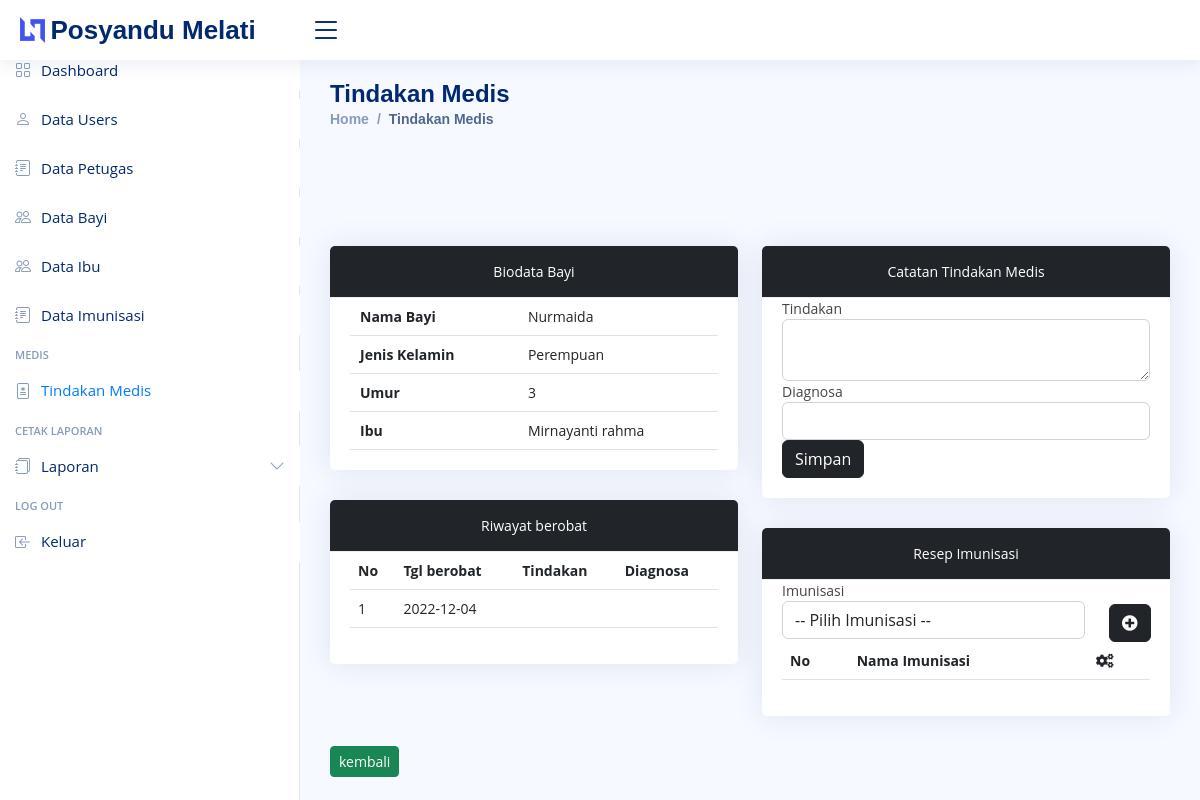
/posyandu/admin/kunjungan/tindakan/23, run on the app's committed database.
### tables this page shows
CREATE TABLE `berobat` (
  `id_berobat` int(11) NOT NULL,
  `id_bayi` int(11) NOT NULL,
  `id_petugas` int(11) NOT NULL,
  `id_ibu` int(11) NOT NULL,
  `tgl_berobat` date NOT NULL,
  `tindakan` text NOT NULL,
  `diagnosa` varchar(100) NOT NULL
);

CREATE TABLE `bayi` (
  `id_bayi` int(11) NOT NULL,
  `nik_bayi` varchar(16) NOT NULL,
  `nama_bayi` varchar(50) NOT NULL,
  `ttl` varchar(50) NOT NULL,
  `agama` varchar(20) NOT NULL,
  `jk_bayi` enum('L','P') NOT NULL,
  `umur_bayi` int(11) NOT NULL
);

CREATE TABLE `ibu` (
  `id_ibu` int(15) NOT NULL,
  `nik_ibu` varchar(16) NOT NULL,
  `nama_ibu` varchar(50) NOT NULL,
  `tempat_lahir` varchar(50) NOT NULL,
  `tgl_lahir` date NOT NULL,
  `gol_dar` varchar(20) NOT NULL,
  `nama_suami` varchar(30) NOT NULL,
  `alamat` varchar(50) NOT NULL,
  `kecamatan` varchar(20) NOT NULL,
  `kota` varchar(20) NOT NULL
);

### posyandu/application/controllers/admin/Kunjungan.php (called while the page is built, shortened)
<?php
class Kunjungan extends CI_Controller {
	public function __construct()
	{
		$this->load->model('Kunjungan_m');
		$this->load->model('petugas_m');
		$this->load->model('bayi_m');
		$this->load->model('Ibu_model');
		$this->load->model('imunisasi_m');
		$this->load->library('form_validation');
	}
	public function tindakan($id)
	{
		$data['title'] = 'Tindakan Medis';
		$data['d'] = $this->Kunjungan_m->get_tindakan($id)->row_array();
		$where = ['id_berobat' => $id];
		$data['idberobat'] = $this->imunisasi_m->get_where('berobat', $where)->row_array();
		$idbayi = $data['idberobat']['id_bayi'];
		$data['riwayat'] = $this->Kunjungan_m->get_riwayat($idbayi)->result_array();
		$data['imunisasi'] = $this->imunisasi_m->get('imunisasi')->result_array();
		$data['resep'] = $this->Kunjungan_m->get_resep($id)->result_array();
		$this->load->view('layout/header', $data);
		$this->load->view('layout/sidebar');
		$this->load->view('admin/kunjungan/tindakan_medis', $data);
		$this->load->view('layout/footer');
	}
}

### posyandu/index.php (called while the page is built, shortened)
<?php
require_once BASEPATH.'core/CodeIgniter.php';

### posyandu/application/models/Kunjungan_m.php (called while the page is built, shortened)
<?php
class Kunjungan_m extends CI_Model {
	public function get_tindakan($id)
	{
		$this->db->join("petugas", "petugas.id_petugas = berobat.id_petugas");
		$this->db->join("bayi", "bayi.id_bayi = berobat.id_bayi");
		$this->db->join("ibu", "ibu.id_ibu = berobat.id_ibu");
		$this->db->where('berobat.id_berobat', $id);
		return $this->db->get('berobat');
	}
	public function get_riwayat($idbayi)
	{
		$this->db->join("petugas", "petugas.id_petugas = berobat.id_petugas");
		$this->db->join("bayi", "bayi.id_bayi = berobat.id_bayi");
		$this->db->where('berobat.id_bayi', $idbayi);
		return $this->db->get('berobat');
	}
	public function get_resep($id)
	{
		$this->db->join("imunisasi", "imunisasi.id_imunisasi = resep_imunisasi.id_imunisasi");
		$this->db->join("berobat", "berobat.id_berobat = resep_imunisasi.id_berobat");
		$this->db->where("resep_imunisasi.id_berobat", "$id");
		return $this->db->get('resep_imunisasi');
	}
}

### posyandu/application/models/imunisasi_m.php (called while the page is built, shortened)
<?php
class imunisasi_m extends CI_Model {
	public function get($table)
	{
		$this->db->order_by('nama_imunisasi', 'ASC');
		return $this->db->get($table);
	}
	public function get_where($table, $where)
	{
		return $this->db->get_where($table, $where);
	}
}

### posyandu/application/views/admin/kunjungan/tindakan_medis.php (the view, shortened to what this page needs)
<main id="main" class="main">
    <div class="row">
        <div class="col-md-6">
            <div class="card">
                <div class="card-header bg-dark text-white font-weight-bold text-center">Biodata Bayi</div>
                <div class="card-body">
                    <div class="table-responsive">
                        <table class="table" id="datatables">
                            <tr>
                                <th>Nama Bayi</th>
                                <td><?= $d['nama_bayi']; ?></td>
                            </tr>
                            <tr>
                                <th>Jenis Kelamin</th>
                                <td><?= $d['jk_bayi'] == 'L' ? 'Laki-Laki' : 'Perempuan'; ?></td>
                            </tr>
                            <tr>
                                <th>Umur</th>
                                <td><?= $d['umur_bayi']; ?></td>
                            </tr>
                            <tr>
                                <th>Ibu</th>
                                <td><?= $d['nama_ibu']; ?></td>
                            </tr>
                        </table>
                    </div>
                </div>
            </div>
            <div class="card mt-4">
                <div class="card-header bg-dark text-white font-weight-bold text-center">Riwayat berobat</div>
                <div class="card-body">
                    <div class="table-responsive">
                        <table class="table">
                            <thead>
                                <tr>
                                    <th>No</th>
                                    <th>Tgl berobat</th>
                                    <th>Tindakan</th>
                                    <th>Diagnosa</th>
                                </tr>
                            </thead>
                            <tbody>
                                <?php $no = 1; foreach($riwayat as $r) : ?>
                                <tr>
                                    <td><?= $no++; ?></td>
                                    <td><?= $r['tgl_berobat']; ?></td>
                                    <td><?= $r['tindakan']; ?></td>
                                    <td><?= $r['diagnosa']; ?></td>
                                </tr>
                                <?php endforeach; ?>
                            </tbody>
                        </table>
                    </div>
                </div>
            </div>
        </div>
        <div class="col-md-6">
            <div class="card">
                <div class="card-header bg-dark text-white font-weight-bold text-center">Catatan Tindakan Medis</div>
                <div class="card-body">
                    <?= form_open('admin/kunjungan/tambahtindakan'); ?>
                    <div class="form-group">
                        <label for="tindakan">Tindakan</label>
                        <textarea name="tindakan" required id="tindakan"
                            class="form-control"><?= $d['tindakan']; ?></textarea>
                    </div>
                    <div class="form-group">
                        <label for="diagnosa">Diagnosa</label>
                        <input type="text" name="diagnosa" required id="diagnosa" class="form-control"
                            value="<?= $d['diagnosa']; ?>">
                    </div>
                    <div class="form-group">
                        <button type="submit" class="btn btn-dark">Simpan</button>
                    </div>
                    <?= form_close(); ?>
                </div>
            </div>
            <div class="card mt-4">
                <div class="card-header bg-dark text-white font-weight-bold text-center">Resep Imunisasi</div>
                <div class="card-body">
                    <?= form_open('admin/kunjungan/tambahResep'); ?>
                    <div class="row">
                        <div class="col-md-10">
                            <div class="form-group">
                                <label for="imunisasi">Imunisasi</label>
                                <select name="imunisasi" required id="imunisasi" class="form-control">
                                    <option value="">-- Pilih Imunisasi --</option>
                                </select>
                            </div>
                        </div>
                        <div class="col-md-2">
                            <div class="form-group">
                                <button type="submit" class="btn btn-dark mt-4"><i
                                        class="fas fa-plus-circle"></i></button>
                            </div>
                        </div>
                        <?= form_close(); ?>
                    </div>
                    <div class="table-responsive">
                        <table class="table">
                            <tr>
                                <th>No</th>
                                <th>Nama Imunisasi</th>
                                <th><i class="fas fa-cogs"></i></th>
                            </tr>
                        </table>
                    </div>
                </div>
            </div>
        </div>
    <div class="form-group">
        <td>
            <a href="<?= base_url('admin/kunjungan//'); ?>" class="btn btn-success btn-sm">kembali</a>
        </td>
    </div>
</main>

### posyandu/assets/css/dashboard.css (style rules this page uses)
body { font-size: .875rem; }

### posyandu/assets/nice/assets/css/style.css (style rules this page uses)
:root { scroll-behavior: smooth; }
body { font-family: "Open Sans", sans-serif; background: #f6f9ff; color: #444444; }
a { color: #4154f1; text-decoration: none; }
#main { margin-top: 60px; padding: 20px 30px; transition: all 0.3s; }
.card { margin-bottom: 30px; border: none; border-radius: 5px; box-shadow: 0px 0 30px rgba(1, 41, 112, 0.1); }
.card-header, .card-footer { border-color: #ebeef4; background-color: #fff; color: #798eb3; padding: 15px; }
.card-body { padding: 0 20px 20px 20px; }
@media (min-width: 1200px) { #main, #footer { margin-left: 300px; } }

### data on the page
berobat: id_bayi.nama_bayi "Nurmaida", id_bayi.umur_bayi "3", id_ibu.nama_ibu "Mirnayanti rahma", tgl_berobat "2022-12-04"

### other printed values
$title "Tindakan Medis"
